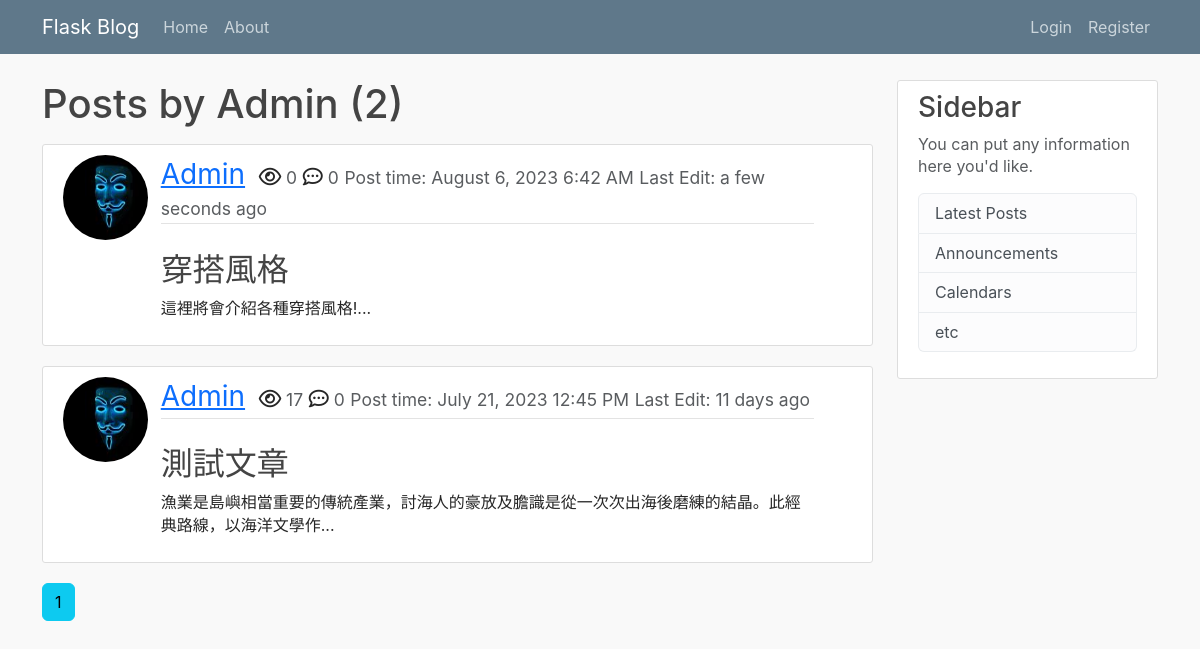
Before: /user/Admin with the older database file.
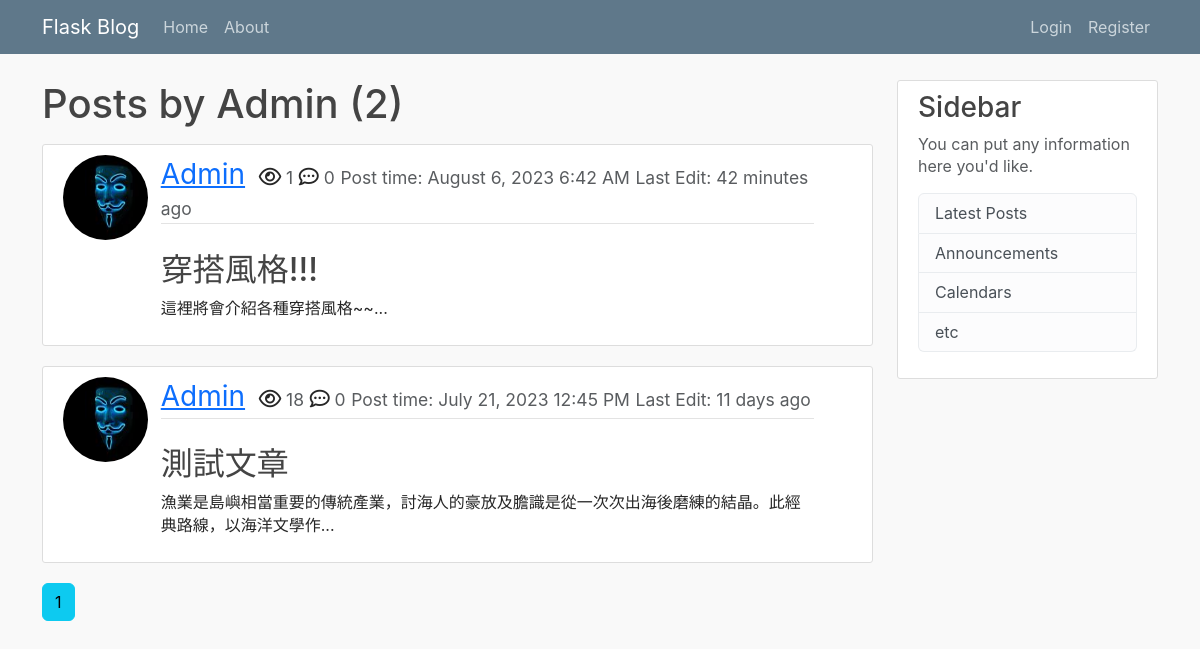
After: the same page with the newer database file.
### flask_blog/models.py (models this page shows, shortened)
class Post(db.Model):
    __tablename__ = 'post'
    id = db.Column(db.Integer, primary_key=True)
    title = db.Column(db.String(100), nullable=False)
    date_posted = db.Column(db.DateTime, nullable=False, default=datetime.utcnow)
    date_edited = db.Column(db.DateTime) # 這裡應該改成可空且預設為None
    view = db.Column(db.Integer, nullable=False, default=0)
    content = db.Column(db.Text, nullable=False)
    user_id = db.Column(db.Integer, db.ForeignKey('user.id', ondelete='CASCADE'), nullable=False)
    comments = db.relationship('Comment', backref='post', lazy=True, cascade='all, delete')
    category = db.Column(db.String(100), nullable=False)

class User(db.Model, UserMixin):
    __tablename__ = 'user'
    id = db.Column(db.Integer, primary_key=True)
    username = db.Column(db.String(20), unique=True, nullable=False)
    email = db.Column(db.String(120), unique=True, nullable=False)
    image_file = db.Column(db.String(20), unique=False, nullable=False, default='default.jpg')
    password = db.Column(db.String(60), nullable=False)
    posts = db.relationship('Post', backref='author', lazy=True, cascade='all, delete') # lazy="select"
    comments = db.relationship('Comment', backref='user', lazy=True, cascade='all, delete')
    likes = db.relationship('Like', backref='user', lazy=True, cascade='all, delete')

### flask_blog/users/routes.py (the view)
@users.route('/user/<string:username>')
def user_posts(username):
    page = request.args.get('page', 1, type=int)
    user = User.query.filter_by(username=username).first_or_404()
    posts = Post.query.filter_by(user_id=user.id).order_by(Post.date_posted.desc()).paginate(page=page, per_page=2)
    return render_template('user_posts.html', title = f'User-{username}', posts=posts, user=user)

### flask_blog/templates/user_posts.html
{% extends 'layout.html' %}
{% block content %}
    <h1 class="mb-3">Posts by {{ user.username }} ({{ posts.total }})</h1>
    {% for post in posts.items %}
      <article class="media content-section">
        <div class="row">
          <div class="col-1">
            <img class="rounded-circle article-img" src="{{ url_for('static', filename='profile_pics/' + post.author.image_file) }}">
          </div>
          <div class="media-body col-10">
            <div class="article-metadata">
                <a class="user-name" href="{{ url_for('users.user_posts', username=post.author.username ) }}">{{ post.author.username }}</a>
                <i class="far fa-eye icon-class"></i><small class='text-muted'> {{ post.view }}</small>
                <i class='far fa-comment-dots icon-class'></i><small class='text-muted'> {{ post.comment|length }}</small>
                <small class='text-muted'>Post time: {{ moment(post.date_posted).format('LLL') }}</small>
                {% if post.date_posted != post.date_edited %}
                  <small class= 'text-muted'>Last Edit: {{ moment(post.date_edited).fromNow(refresh=True) }}</small>
                {% endif %}
            </div>
            <br>
            <h2><a class="article-title" href="{{ url_for('posts.post', post_id=post.id) }}">{{ post.title }}</a></h2>
            <p class="article-content">{{ (post.content|striptags)[:50] }}...</p>
          </div>
        </div>
      </article>
    {% endfor %}
    {% for page_num in posts.iter_pages(left_edge=1, right_edge=1, left_current=1, right_current=2) %}
      {% if page_num %}
        {% if posts.page == page_num %}
          <a href="{{ url_for('users.user_posts',username=user.username, page=page_num) }}" class="btn btn-info mb-4">{{ page_num }}</a>
        {% else %}
          <a href="{{ url_for('users.user_posts',username=user.username, page=page_num) }}" class="btn btn-outline-info mb-4">{{ page_num }}</a>
        {% endif %}
      {% else %}
        ...
      {% endif %}
    {% endfor %}
{% endblock content %}

Changed rows visible on the page:
changed Post: view "0" → "1"; date_edited "a few seconds ago" → "42 minutes ago"; title "穿搭風格" → "穿搭風格!!!"; content "這裡將會介紹各種穿搭風格!" → "這裡將會介紹各種穿搭風格~~"
changed Post "測試文章": view "17" → "18"
